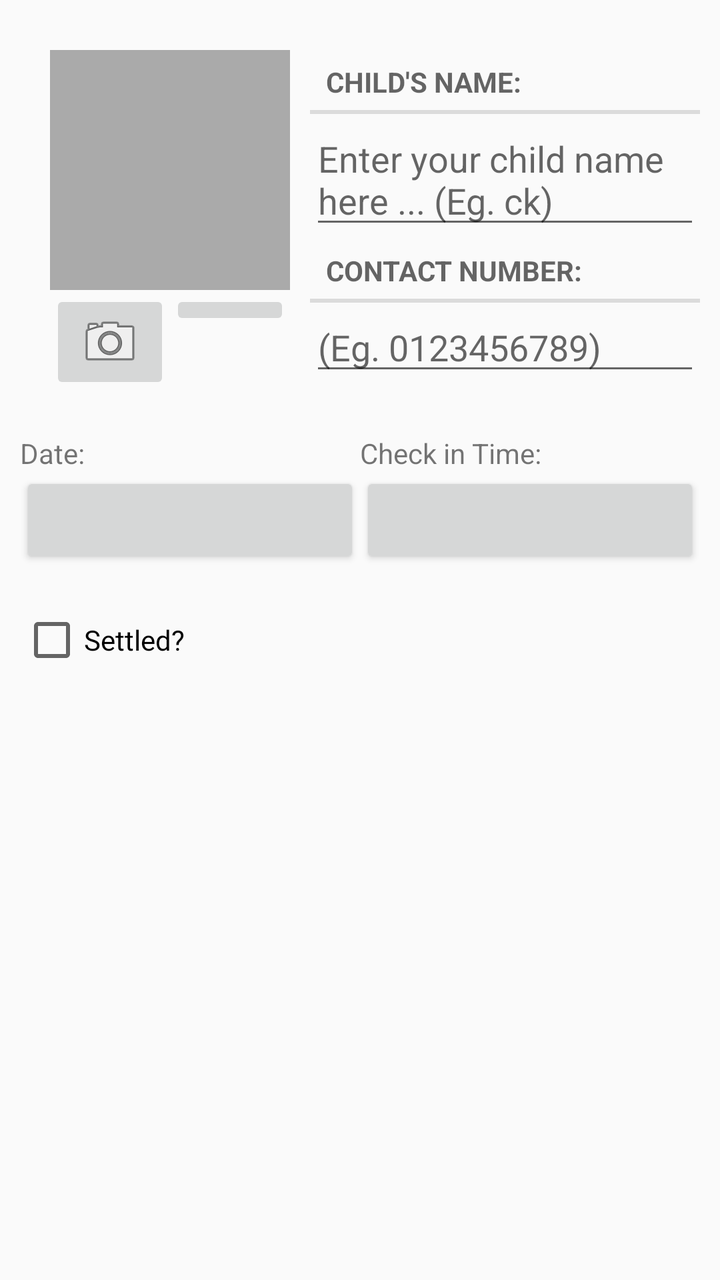
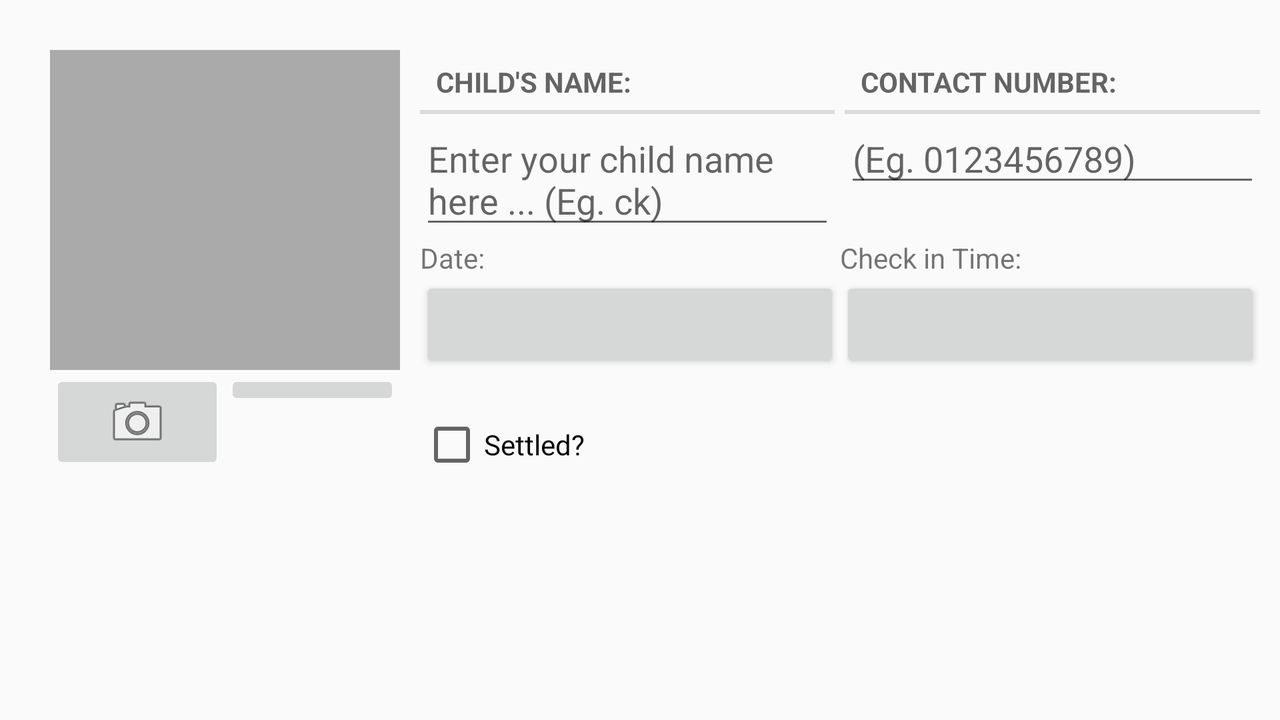

Two renders of one Android screen. The first uses the default layout on a phone; the second uses the alternative layout the repository ships for a different screen configuration, on a matching device. The two XML files are below.
<!-- AndroidManifest.xml: application theme AppTheme -->
<!-- res/layout/fragment_appointment.xml -->
<?xml version="1.0" encoding="utf-8"?>
<LinearLayout
    xmlns:android="http://schemas.android.com/apk/res/android"
    android:layout_width="match_parent"
    android:layout_height="match_parent"
    android:orientation="vertical"
    android:padding="10dp">

    
    <LinearLayout
        android:layout_width="match_parent"
        android:layout_height="wrap_content"
        android:orientation="horizontal"
        android:layout_marginLeft="15dp"
        android:layout_marginTop="15dp"
        android:layout_marginBottom="20dp">

        
        <LinearLayout
            android:layout_width="wrap_content"
            android:layout_height="wrap_content"
            android:orientation="vertical"
            android:layout_marginEnd="10dp">

            
            <ImageView
                android:id="@+id/appointment_photo"
                android:layout_width="120dp"
                android:layout_height="120dp"
                android:background="@android:color/darker_gray"
                android:cropToPadding="true"
                android:scaleType="centerInside"/>

            
            <LinearLayout
                android:layout_width="match_parent"
                android:layout_height="wrap_content"
                android:orientation="horizontal">

                
                <ImageButton
                    android:id="@+id/appointment_camera"
                    android:layout_width="0dp"
                    android:layout_height="wrap_content"
                    android:layout_weight="1"
                    android:src="@android:drawable/ic_menu_camera"/>

                
                <ImageButton
                    android:id="@+id/appointment_remove_photo"
                    android:layout_width="0dp"
                    android:layout_height="wrap_content"
                    android:layout_weight="1"
                    android:src="@drawable/ic_delete_icon"/>
            </LinearLayout>

        </LinearLayout>

        
        <LinearLayout
            android:layout_width="0dp"
            android:layout_height="wrap_content"
            android:orientation="vertical"
            android:layout_weight="1">

            
            <LinearLayout
                android:layout_width="match_parent"
                android:layout_height="wrap_content"
                android:orientation="vertical">

                
                <LinearLayout
                    android:layout_width="match_parent"
                    android:layout_height="wrap_content"
                    android:orientation="vertical">

                    <TextView
                        style="?android:listSeparatorTextViewStyle"
                        android:layout_width="match_parent"
                        android:layout_height="wrap_content"
                        android:text="@string/appointment_child_name_label"/>

                    <EditText
                        android:id="@+id/appointment_child_name"
                        android:layout_width="match_parent"
                        android:layout_height="wrap_content"
                        android:hint="@string/appointment_child_name_hint"/>
                </LinearLayout>

                
                <LinearLayout
                    android:layout_width="match_parent"
                    android:layout_height="wrap_content"
                    android:orientation="vertical">

                    <TextView
                        style="?android:listSeparatorTextViewStyle"
                        android:layout_width="match_parent"
                        android:layout_height="wrap_content"
                        android:text="@string/appointment_person_contact_number_label"/>

                    <EditText
                        android:id="@+id/appointment_person_contact_number"
                        android:layout_width="match_parent"
                        android:layout_height="wrap_content"
                        android:inputType="numberDecimal"
                        android:hint="@string/appointment_person_contact_number_hint"/>
                </LinearLayout>

            </LinearLayout>

        </LinearLayout>

    </LinearLayout>

    
    <LinearLayout
        android:layout_width="match_parent"
        android:layout_height="wrap_content"
        android:orientation="horizontal">

        
        <LinearLayout
            android:layout_width="0dp"
            android:layout_height="wrap_content"
            android:layout_weight="1"
            android:orientation="vertical"
            android:layout_marginBottom="20dp">

            <TextView
                android:layout_width="match_parent"
                android:layout_height="wrap_content"
                android:text="@string/appointment_date_label"/>

            <Button
                android:id="@+id/appointment_date"
                android:layout_width="match_parent"
                android:layout_height="wrap_content" />
        </LinearLayout>

        
        <LinearLayout
            android:layout_width="0dp"
            android:layout_height="wrap_content"
            android:layout_weight="1"
            android:orientation="vertical"
            android:layout_marginBottom="20dp">

            <TextView
                android:layout_width="match_parent"
                android:layout_height="wrap_content"
                android:text="@string/appointment_check_in_time_label"/>

            <Button
                android:id="@+id/appointment_check_in_time"
                android:layout_width="match_parent"
                android:layout_height="wrap_content" />
        </LinearLayout>
    </LinearLayout>

    
    <CheckBox
        android:id="@+id/appointment_settled"
        android:layout_width="match_parent"
        android:layout_height="wrap_content"
        android:text="@string/appointment_settled_label"/>
</LinearLayout>
<!-- resources referenced by this layout -->
<resources>
  <string name="appointment_check_in_time_label">Check in Time:</string>
  <string name="appointment_child_name_hint">Enter your child name here ... (Eg. ck)</string>
  <string name="appointment_child_name_label">Child\'s Name:</string>
  <string name="appointment_date_label">Date:</string>
  <string name="appointment_person_contact_number_hint">(Eg. 0123456789)</string>
  <string name="appointment_person_contact_number_label">Contact Number:</string>
  <string name="appointment_settled_label">Settled?</string>
  <style name="AppTheme" parent="Base.Theme.AppCompat.Light.DarkActionBar">
          
          <item name="colorPrimary">@color/colorPrimary</item>
          <item name="colorPrimaryDark">@color/colorPrimaryDark</item>
          <item name="colorAccent">@color/colorAccent</item>
      </style>
  <color name="colorPrimary">#ae74e7</color>
  <color name="colorPrimaryDark">#303F9F</color>
  <color name="colorAccent">#FF4081</color>
</resources>
<!-- res/layout-land/fragment_appointment.xml (the author's variant of the layout above) -->
<!-- drawn on the phone turned sideways -->
<?xml version="1.0" encoding="utf-8"?>
<LinearLayout
    xmlns:android="http://schemas.android.com/apk/res/android"
    android:layout_width="match_parent"
    android:layout_height="match_parent"
    android:orientation="vertical"
    android:padding="10dp"
    >

    
    <LinearLayout
        android:layout_width="match_parent"
        android:layout_height="wrap_content"
        android:orientation="horizontal"
        android:layout_marginLeft="15dp"
        android:layout_marginTop="15dp"
        android:layout_marginBottom="20dp">

        
        <LinearLayout
            android:layout_width="wrap_content"
            android:layout_height="wrap_content"
            android:orientation="vertical"
            android:layout_marginEnd="10dp">

            
            <ImageView
                android:id="@+id/appointment_photo"
                android:layout_width="175dp"
                android:layout_height="160dp"
                android:background="@android:color/darker_gray"
                android:cropToPadding="true"
                android:scaleType="centerInside"/>

            
            <LinearLayout
                android:layout_width="match_parent"
                android:layout_height="wrap_content"
                android:orientation="horizontal">

                
                <ImageButton
                    android:id="@+id/appointment_camera"
                    android:layout_width="0dp"
                    android:layout_height="wrap_content"
                    android:layout_weight="1"
                    android:src="@android:drawable/ic_menu_camera"/>

                
                <ImageButton
                    android:id="@+id/appointment_remove_photo"
                    android:layout_width="0dp"
                    android:layout_height="wrap_content"
                    android:layout_weight="1"
                    android:src="@drawable/ic_delete_icon"/>
            </LinearLayout>

        </LinearLayout>

        
        <LinearLayout
            android:layout_width="0dp"
            android:layout_height="wrap_content"
            android:layout_weight="1"
            android:orientation="vertical">

            <LinearLayout
                android:layout_width="match_parent"
                android:layout_height="wrap_content"
                android:orientation="horizontal">

                
                <LinearLayout
                    android:layout_width="0dp"
                    android:layout_height="wrap_content"
                    android:layout_weight="1"
                    android:layout_marginEnd="5dp"
                    android:orientation="vertical">

                    <TextView
                        style="?android:listSeparatorTextViewStyle"
                        android:layout_width="match_parent"
                        android:layout_height="wrap_content"
                        android:text="@string/appointment_child_name_label"/>

                    <EditText
                        android:id="@+id/appointment_child_name"
                        android:layout_width="match_parent"
                        android:layout_height="wrap_content"
                        android:hint="@string/appointment_child_name_hint"/>
                </LinearLayout>

                
                <LinearLayout
                    android:layout_width="0dp"
                    android:layout_height="wrap_content"
                    android:layout_weight="1"
                    android:orientation="vertical">

                    <TextView
                        style="?android:listSeparatorTextViewStyle"
                        android:layout_width="match_parent"
                        android:layout_height="wrap_content"
                        android:text="@string/appointment_person_contact_number_label"/>

                    <EditText
                        android:id="@+id/appointment_person_contact_number"
                        android:layout_width="match_parent"
                        android:layout_height="wrap_content"
                        android:inputType="numberDecimal"
                        android:hint="@string/appointment_person_contact_number_hint"/>
                </LinearLayout>
            </LinearLayout>


            
            <LinearLayout
                android:layout_width="match_parent"
                android:layout_height="wrap_content"
                android:orientation="horizontal">

                
                <LinearLayout
                    android:layout_width="0dp"
                    android:layout_height="wrap_content"
                    android:layout_weight="1"
                    android:orientation="vertical"
                    android:layout_marginBottom="20dp">

                    <TextView
                        android:layout_width="match_parent"
                        android:layout_height="wrap_content"
                        android:text="@string/appointment_date_label"/>

                    <Button
                        android:id="@+id/appointment_date"
                        android:layout_width="match_parent"
                        android:layout_height="wrap_content" />
                </LinearLayout>

                
                <LinearLayout
                    android:layout_width="0dp"
                    android:layout_height="wrap_content"
                    android:layout_weight="1"
                    android:orientation="vertical"
                    android:layout_marginBottom="20dp">

                    <TextView
                        android:layout_width="match_parent"
                        android:layout_height="wrap_content"
                        android:text="@string/appointment_check_in_time_label"/>

                    <Button
                        android:id="@+id/appointment_check_in_time"
                        android:layout_width="match_parent"
                        android:layout_height="wrap_content" />
                </LinearLayout>
            </LinearLayout>

            
            <CheckBox
                android:id="@+id/appointment_settled"
                android:layout_width="wrap_content"
                android:layout_height="wrap_content"
                android:text="@string/appointment_settled_label">
            </CheckBox>

        </LinearLayout>


    </LinearLayout>

</LinearLayout>
